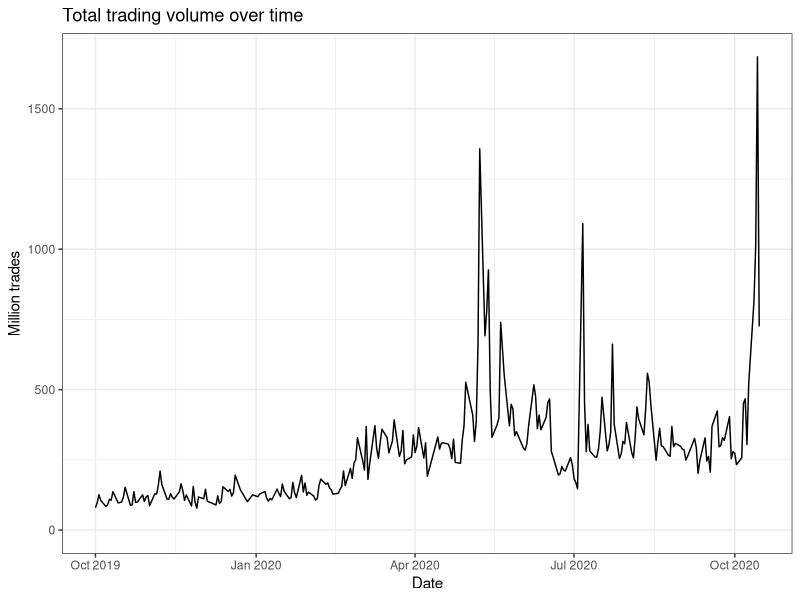
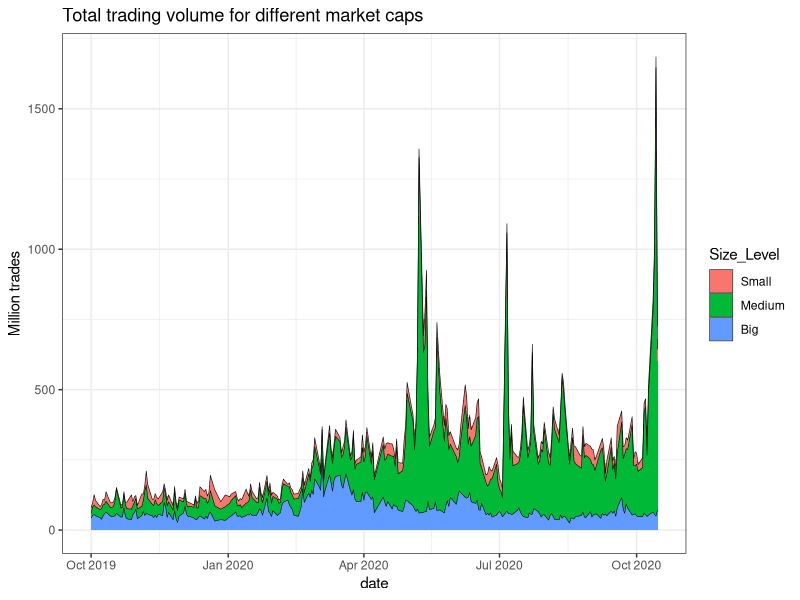

These charts were generated, in order, by the following R code:
# Libraries
library(readxl)
library(tidyverse)
library(zoo)

# All data
stock_final <- read_excel("Stock_data/stock_final.xlsx")

# Fix problem with mismatching dates
df <- merge(stock_final[,1:2], stock_final[,-2], by=1:2, all.y = T) %>% 
  select(-c(EQY_SH_OUT))

# Change structure of variables from character to numeric
df[,3:7] <- sapply(df[,3:7],as.numeric)

# Change NAN to 0 in volume
df$PX_VOLUME[is.na(df$PX_VOLUME)] <- 0

# Calculate return 
df$daily_return <- (df$PX_LAST-df$PX_OPEN)/df$PX_OPEN

# Calculate abnormal volume

# Volume sum
#df$volume_sum <- rollsumr(df$PX_VOLUME, k = 30, fill = NA)


# Odeen method
df$AV_ODEEN <- df$PX_VOLUME/(rollsumr(df$PX_VOLUME, k = 30, fill = NA)/30)



# DellaVigna formula
df$AV_DV <- log(((df$PX_VOLUME + lead(df$PX_VOLUME))/2)+1) - log(((rollsumr(df$PX_VOLUME, k = 41, fill = NA)-rollsumr(df$PX_VOLUME, k = 11, fill = NA))/30)+1)



# Graph of trading volume over time
df %>% 
  group_by(date) %>% 
  summarize(total_volume = sum(PX_VOLUME)) %>% ungroup %>% 
  ggplot(., aes(x=date, y=total_volume/10^6)) +
  geom_line() +
  ggtitle("Total trading volume over time") +
  labs(y = "Million trades", x= "Date") +
  theme_bw()

# Graph of trading volume over time
# Differentiating between company size.

grouped_df <- df %>% 
  group_by(Security) %>%
  summarize(avg_mkt_cap = mean(CUR_MKT_CAP, na.rm = T)) %>%
  remove_missing() %>% 
  mutate(Size_Level = cut(avg_mkt_cap,
                           quantile(avg_mkt_cap, c(0, .25, .75, 1)),
                           labels = c('Small', 'Medium', 'Big'),
                           include.lowest = TRUE)) %>% 
  merge(.,df, by = "Security")  # idk if this is the most efficient way..

# Plot by each category.
# Intrestingly we see that it is the medium sized companies that is deriving most of the volume
grouped_df %>% 
  group_by(date, Size_Level) %>% 
  summarize(total_volume = sum(PX_VOLUME)) %>%
  ggplot(., aes(x=date, y=total_volume/10^6, fill=Size_Level)) +
  geom_area()+
  geom_area(alpha=0.6 , size=.2, colour="black") +
  ggtitle("Total trading volume for different market caps") +
  labs(y = "Million trades") +
  theme_bw()

# Could it be that most of this variation in volume is caused by Norwegian?
test <- df %>% 
  group_by(Security) %>% 
  summarize(total_volume = sum(PX_VOLUME))
  # No.. KOA has had most trades over the period.


